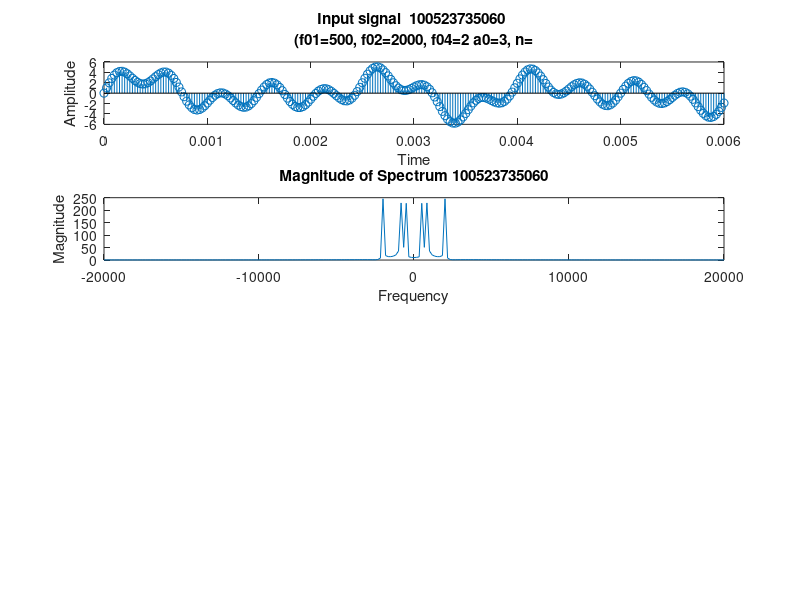

The MATLAB source for this figure: (Note: this script raises an error after producing the figure.)
clc;
clear all;
close all;


f02=500;
f03=800;
f04=2000;
a0=2;
n=3;

fs=20*f04;
t=0:1/fs:n/f02;
x=a0*(sin(2*pi*f02*t) + sin(2*pi*f03*t) + sin(2*pi*f04*t));

subplot(411);
stem(t,x);
title(sprintf('Input signal  100523735060 \n(f01=%d, f02=%d, f04=%d a0=%d, n=%d)', f02, f04, a0, n));
xlabel('Time');
ylabel('Amplitude');

%*************Calculating the spectrum*************
Xk= fft(x);
Xkm= fftshift(Xk);

w=linspace(-fs/2,fs/2, length(Xk));

Xkm_mag= abs(Xkm);
%Xkm_phase= angle(Xkm);

subplot(412);
plot(w, Xkm_mag);
title('Magnitude of Spectrum 100523735060')
xlabel('Frequency');
ylabel('Magnitude');

%*************Calculating the filtered spectrum - BPF ************
% load('BPFcoeff.mat');
% x_filtered= filter(a_bpf,b_bpf,x);

load('BPFcoeff_chebyshev.mat');
x_filtered= filter(a_bpf_c, b_bpf_c,x);

Xk= fft(x_filtered);
Xkm= fftshift(Xk);

w=linspace(-fs/2,fs/2, length(Xk));

Xkm_mag= abs(Xkm);

subplot(413);
plot(w, Xkm_mag);
title(sprintf('Magnitude of Filtered Spectrum - BPF 100523735060\n(fp= [100 300], fs= [50 350], rp= 1, rs= 80)'));
xlabel('Frequency');ylabel('Magnitude');

%*************Calculating the filtered spectrum - BSF ************
% load('BSFcoeff.mat');
% x_filtered= filter(a_bsf,b_bsf,x);


load('BSFcoeff_chebyshev.mat');
x_filtered= filter(a_bsf_c, b_bsf_c,x);

Xk= fft(x_filtered);
Xkm= fftshift(Xk);

w=linspace(-fs/2,fs/2, length(Xk));

Xkm_mag= abs(Xkm);

subplot(414);
plot(w, Xkm_mag);
title(sprintf('Magnitude of Filtered Spectrum - BSF 100523735060\n(fp= [50 350], fs= [100 300], rp= 1, rs= 80)'));
xlabel('Frequency');ylabel('Magnitude');


